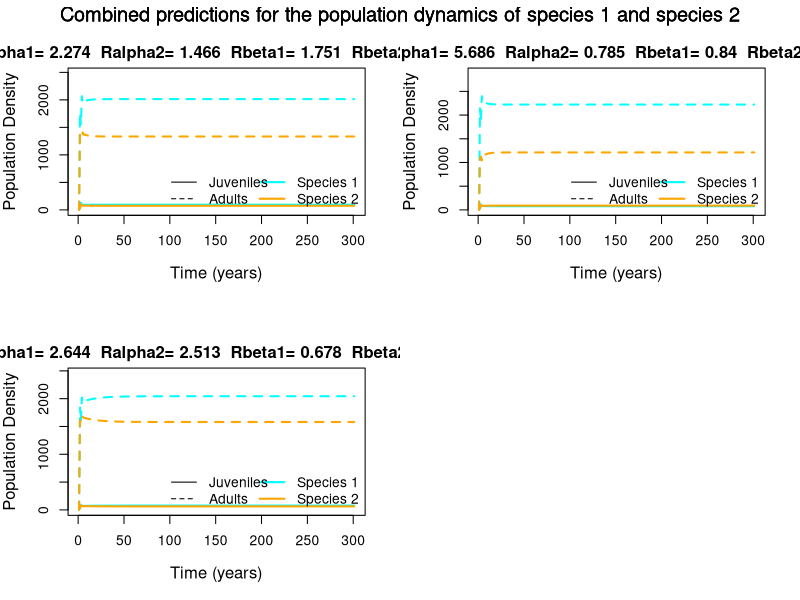

Write R code to recreate this figure.
## Two-stage model with two-species fertility competition

#1. Clearing workspace
rm(list=ls())
graphics.off()

#2. Parameters set on types (lambda 1, lambda 2, alphas...)

fert1<-c(300,300,300)
fert2<-c(250,250,250)

matur1<-c(0.7,0.7,0.7)
matur2 <-c(0.8,0.8,0.8)

# matur1<-c(1,1,1)
# matur2 <-c(1,1,1)

#juvenile survival
phi1 <-c(0.5,0.5,0.5)
phi2 <-c(0.4,0.4,0.4)

#adult survival
s1a<-c(0.5,0.5,0.5)
s2a<-c(0.6,0.6,0.6)

#s1a<-c(0,0,0)
#s2a<-c(0,0,0)

Alphaset<-list(matrix(c(0.1, 0.05, 0.06, 0.1),ncol = 2, byrow = TRUE),
               matrix(c(0.1, 0.02, 0.112, 0.1),ncol = 2, byrow = TRUE),
               matrix(c(0.1, 0.043, 0.035, 0.1),ncol = 2, byrow = TRUE))

Betaset<-list(matrix(c(0.1, 0.06, 0.06, 0.1),ncol = 2, byrow = TRUE),
              matrix(c(0.1, 0.125, 0.01, 0.1),ncol = 2, byrow = TRUE),
              matrix(c(0.1, 0.155, 0.165, 0.1),ncol = 2, byrow = TRUE))


#3. Creating vectors
years <- 300
TimeVec<-seq(1,years+1)
N1j<-matrix(0,3,years+1)
N2j<-matrix(0,3,years+1)
N1a<-matrix(0,3,years+1)
N2a<-matrix(0,3,years+1)
svar1j<-matrix(0,3,years+1)
svar2j<-matrix(0,3,years+1)

#4. INITIALIZATION
N0 <- 50
for(i in 1:3){
  N1j[i,1] <-0
  N1a[i,1] <-N0
  N2j[i,1] <-0
  N2a[i,1] <-N0
}

for (t in 1:years){
  for(i in 1:3){ 
    alphs <- Alphaset[[i]]
    betas <- Betaset[[i]]
    
    svar1j[i,t] <- phi1[i]/(1+betas[1,1]*N1a[i,t]+betas[1,2]*N2a[i,t])
    svar2j[i,t] <- phi2[i]/(1+betas[2,1]*N1a[i,t]+betas[2,2]*N2a[i,t]) ### corrected indices betas[2,1] and betas[2,2] 29/04/2020
    
    N1j[i,t+1]<-(1-matur1[i])*svar1j[i,t]*N1j[i,t]+
      (fert1[i]/(1+alphs[1,1]*N1a[i,t]+alphs[1,2]*N2a[i,t])*N1a[i,t]) ### corrected svar1j[i] -> svar1j[i,t] 29/04/2020
    N2j[i,t+1]<-(1-matur2[i])*svar2j[i,t]*N2j[i,t]+
      (fert2[i]/(1+alphs[2,2]*N2a[i,t]+alphs[2,1]*N1a[i,t])*N2a[i,t]) ### corrected svar2j[i]-> svar2j[i,t] 29/04/2020
    
    N1a[i,t+1]<-matur1[i]*svar1j[i,t]*N1j[i,t]+s1a[i]*N1a[i,t]  ### corrected svar1j[i] -> svar1j[i,t] 29/04/2020
    N2a[i,t+1]<-matur2[i]*svar2j[i,t]*N2j[i,t]+s2a[i]*N2a[i,t]  ### corrected svar2j[i]-> svar2j[i,t] 29/04/2020
  }
}


#5. Plotting & invasion scores
mat_invasion_crit <-matrix(0,3,4)
par(mfrow=c(2,2))

for(i in 1:3){


  # Invasion scores
  alphs <- Alphaset[[i]]
  betas <- Betaset[[i]]

  s1j<- phi1
  s2j <-phi2

  scrit1j <- (1-s1a)/((1-matur1)*(1-s1a)+fert1*matur1)
  scrit2j <- (1-s2a)/((1-matur2)*(1-s2a)+fert2*matur2)

  f1<-(1/(matur1*s1j))*(1-s1a)*(1-s1j+matur1*s1j)
  f2<-(1/(matur2*s2j))*(1-s2a)*(1-s2j+matur2*s2j)

  Rs1<-phi1/scrit1j-1
  Rs2<-phi2/scrit2j-1

  Rf1<-(fert1/f1)-1
  Rf2<-(fert2/f2)-1


  Inv1<-((Rf1[i])/(Rf2[i]))*(alphs[2,2]/alphs[1,2])
  Inv2<-((Rf2[i])/(Rf1[i]))*(alphs[1,1]/alphs[2,1])
  Inv3<-((Rs1[i])/(Rs2[i]))*(betas[2,2]/betas[1,2])
  Inv4<-((Rs2[i])/(Rs1[i]))*(betas[1,1]/betas[2,1])

  print(c(Inv1,Inv2,Inv3,Inv4))
  mat_invasion_crit[i,] <- c(Inv1,Inv2,Inv3,Inv4)
  # Plottings

  plot(TimeVec,N1j[i,],type="l",
       xlab='Time (years)',ylab='Population Density', cex.main = 1.2,
       ylim=c(0,1.2*max(N1j[i,], N2j[i,], N1a[i,], N2a[i,])),cex.lab = 1.2,lty = 2, lwd = 2 , col='cyan')

  title(paste("Ralpha1=",round(Inv1, 3), " Ralpha2=",round(Inv2, 3), " Rbeta1=", round(Inv3, 3), " Rbeta2=", round(Inv4, 3)),line=0.6,cex=0.7)
  lines(TimeVec,N1a[i,],type="l",lwd=2,col='cyan')
  lines(TimeVec,N2j[i,],lty = 2,lwd=2,col='orange')
  lines(TimeVec,N2a[i,],type="l",lwd=2,col='orange')
  mtext("Combined predictions for the population dynamics of species 1 and species 2",
        outer=TRUE,  cex=1.2, line=-1.5)

  legend("bottomright", legend = c("Species 1", "Species 2"),
         lty = 1, lwd = 2, col = c("cyan", "orange"), cex =1 , bty = "n")
  legend("bottom", legend = c("Juveniles","Adults"),
         lty = c(1,2), cex =1 , bty = "n")
}

pdf(file="2Spe-2LF_iteroparous.pdf",width = 8, height = 8)
par(mfrow=c(2,2))
for(i in 1:3){
  plot(TimeVec,N1j[i,]+N1a[i,],type="l",
       xlab='Time (years)',ylab='Population Density', cex.main = 1.2,
       ylim=c(0,1.2*max(N1j[i,], N2j[i,], N1a[i,], N2a[i,])),cex.lab = 1.2,lty = 1, lwd = 1 , col='cyan')
  lines(TimeVec,N2j[i,]+N2a[i,],lty = 1,lwd=1,col='orange')
}
dev.off()

N1a[,years]+N1j[,years]
N2a[,years]+N2j[,years]
